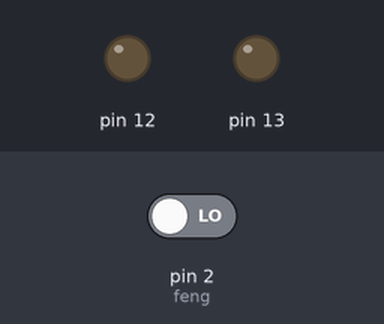
Simulated run of this sketch. Board: Arduino Uno, built with avr-gcc and run on an emulated ATmega328P. Shown: output pins drawn as LEDs (lit = HIGH). Inputs (shaded band) come from the test bench; at power-on: pin 2 (feng) LOW.

Above: at 1.2 s.
1.3 s: pin 2 (feng) driven HIGH
At 2.5 s:
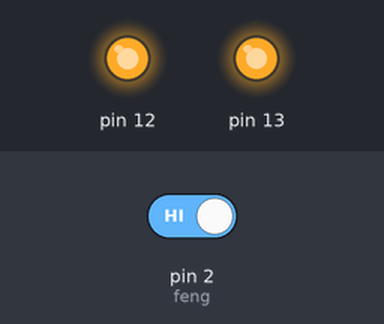
2.8 s: pin 2 (feng) driven LOW
At 3.3 s:
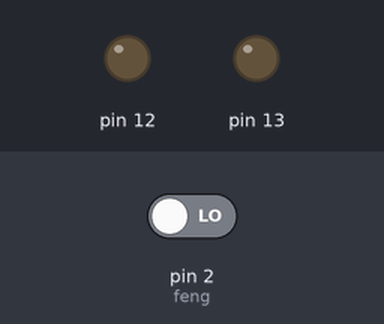
Timing chart, 0 to 5.8 s (numbered marks = the images above; inputs shaded):
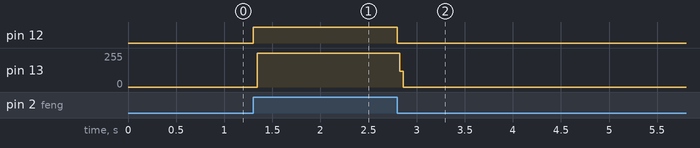

The sketch:

input-led-buzz-alert.ino
```cpp
int sos=0;
const int feng=2;

void setup() {
  // put your setup code here, to run once:pinMode(8,OUTPUT);
 pinMode(12,OUTPUT);
 pinMode(13,OUTPUT);
 pinMode(feng,INPUT);

}

void loop() {
  // put your main code here, to run repeatedly:
sos=digitalRead(feng);
if(sos==HIGH){
  digitalWrite(12,HIGH);
   digitalWrite(13,HIGH);
   delay(1);
   digitalWrite(13,LOW);
  }
  else{

    digitalWrite(12,LOW);
   digitalWrite(13,LOW);


    }
}
```

Measured:
- after the input at 1.3 s, pin 12: LOW → HIGH at once; pin 13: 0/255 → 252/255 at once
- after the input at 2.8 s, pin 12: HIGH → LOW at once; pin 13: 252/255 → 0/255 at once
